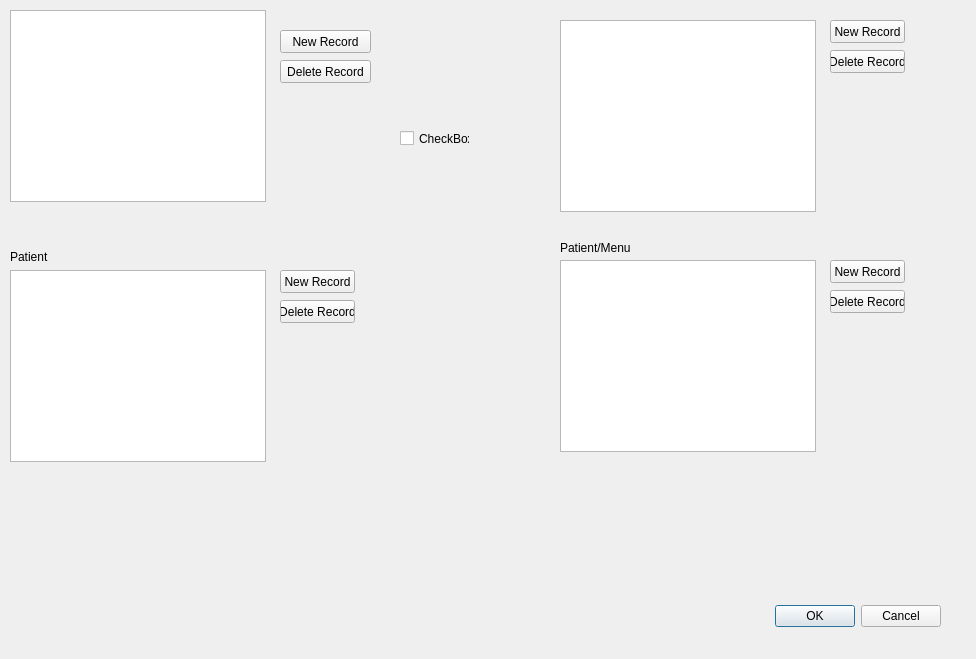
<?xml version="1.0" encoding="UTF-8"?>
<ui version="4.0">
 <class>DialogStructure</class>
 <widget class="QDialog" name="DialogStructure">
  <property name="geometry">
   <rect>
    <x>0</x>
    <y>0</y>
    <width>976</width>
    <height>659</height>
   </rect>
  </property>
  <property name="windowTitle">
   <string>Dialog</string>
  </property>
  <widget class="QDialogButtonBox" name="buttonBox">
   <property name="geometry">
    <rect>
     <x>600</x>
     <y>600</y>
     <width>341</width>
     <height>32</height>
    </rect>
   </property>
   <property name="orientation">
    <enum>Qt::Horizontal</enum>
   </property>
   <property name="standardButtons">
    <set>QDialogButtonBox::Cancel|QDialogButtonBox::Ok</set>
   </property>
  </widget>
  <widget class="QPushButton" name="pushButton_NewRecord">
   <property name="geometry">
    <rect>
     <x>280</x>
     <y>30</y>
     <width>91</width>
     <height>23</height>
    </rect>
   </property>
   <property name="text">
    <string>New Record</string>
   </property>
  </widget>
  <widget class="QTableView" name="tableView">
   <property name="enabled">
    <bool>true</bool>
   </property>
   <property name="geometry">
    <rect>
     <x>10</x>
     <y>10</y>
     <width>256</width>
     <height>192</height>
    </rect>
   </property>
   <property name="autoFillBackground">
    <bool>true</bool>
   </property>
  </widget>
  <widget class="QCheckBox" name="checkBox">
   <property name="geometry">
    <rect>
     <x>400</x>
     <y>130</y>
     <width>70</width>
     <height>17</height>
    </rect>
   </property>
   <property name="text">
    <string>CheckBox</string>
   </property>
  </widget>
  <widget class="QTableView" name="tableViewMeal">
   <property name="enabled">
    <bool>true</bool>
   </property>
   <property name="geometry">
    <rect>
     <x>560</x>
     <y>20</y>
     <width>256</width>
     <height>192</height>
    </rect>
   </property>
   <property name="autoFillBackground">
    <bool>true</bool>
   </property>
  </widget>
  <widget class="QPushButton" name="pushButton_DeleteRecordFloor">
   <property name="geometry">
    <rect>
     <x>280</x>
     <y>60</y>
     <width>91</width>
     <height>23</height>
    </rect>
   </property>
   <property name="text">
    <string>Delete Record</string>
   </property>
  </widget>
  <widget class="QPushButton" name="pushButton_NewRecordDish">
   <property name="geometry">
    <rect>
     <x>830</x>
     <y>20</y>
     <width>75</width>
     <height>23</height>
    </rect>
   </property>
   <property name="text">
    <string>New Record</string>
   </property>
  </widget>
  <widget class="QPushButton" name="pushButton_DeleteRecordDish">
   <property name="geometry">
    <rect>
     <x>830</x>
     <y>50</y>
     <width>75</width>
     <height>23</height>
    </rect>
   </property>
   <property name="text">
    <string>Delete Record</string>
   </property>
  </widget>
  <widget class="QTableView" name="tableView_Patient">
   <property name="geometry">
    <rect>
     <x>10</x>
     <y>270</y>
     <width>256</width>
     <height>192</height>
    </rect>
   </property>
  </widget>
  <widget class="QLabel" name="label">
   <property name="geometry">
    <rect>
     <x>10</x>
     <y>250</y>
     <width>46</width>
     <height>13</height>
    </rect>
   </property>
   <property name="text">
    <string>Patient</string>
   </property>
  </widget>
  <widget class="QPushButton" name="pushButton_NewRecordPerson">
   <property name="geometry">
    <rect>
     <x>280</x>
     <y>270</y>
     <width>75</width>
     <height>23</height>
    </rect>
   </property>
   <property name="text">
    <string>New Record</string>
   </property>
  </widget>
  <widget class="QPushButton" name="pushButton_DeleteRecordPatient">
   <property name="geometry">
    <rect>
     <x>280</x>
     <y>300</y>
     <width>75</width>
     <height>23</height>
    </rect>
   </property>
   <property name="text">
    <string>Delete Record</string>
   </property>
  </widget>
  <widget class="QTableView" name="tableViewPatientMenu">
   <property name="geometry">
    <rect>
     <x>560</x>
     <y>260</y>
     <width>256</width>
     <height>192</height>
    </rect>
   </property>
  </widget>
  <widget class="QLabel" name="label_2">
   <property name="geometry">
    <rect>
     <x>560</x>
     <y>240</y>
     <width>101</width>
     <height>16</height>
    </rect>
   </property>
   <property name="text">
    <string>Patient/Menu</string>
   </property>
  </widget>
  <widget class="QPushButton" name="NewRecordPatientMenu">
   <property name="geometry">
    <rect>
     <x>830</x>
     <y>260</y>
     <width>75</width>
     <height>23</height>
    </rect>
   </property>
   <property name="text">
    <string>New Record</string>
   </property>
  </widget>
  <widget class="QPushButton" name="DeleteRecordPatientMenu">
   <property name="geometry">
    <rect>
     <x>830</x>
     <y>290</y>
     <width>75</width>
     <height>23</height>
    </rect>
   </property>
   <property name="text">
    <string>Delete Record</string>
   </property>
  </widget>
 </widget>
 <resources/>
 <connections>
  <connection>
   <sender>buttonBox</sender>
   <signal>accepted()</signal>
   <receiver>DialogStructure</receiver>
   <slot>accept()</slot>
   <hints>
    <hint type="sourcelabel">
     <x>248</x>
     <y>254</y>
    </hint>
    <hint type="destinationlabel">
     <x>157</x>
     <y>274</y>
    </hint>
   </hints>
  </connection>
  <connection>
   <sender>buttonBox</sender>
   <signal>rejected()</signal>
   <receiver>DialogStructure</receiver>
   <slot>reject()</slot>
   <hints>
    <hint type="sourcelabel">
     <x>316</x>
     <y>260</y>
    </hint>
    <hint type="destinationlabel">
     <x>286</x>
     <y>274</y>
    </hint>
   </hints>
  </connection>
 </connections>
</ui>
